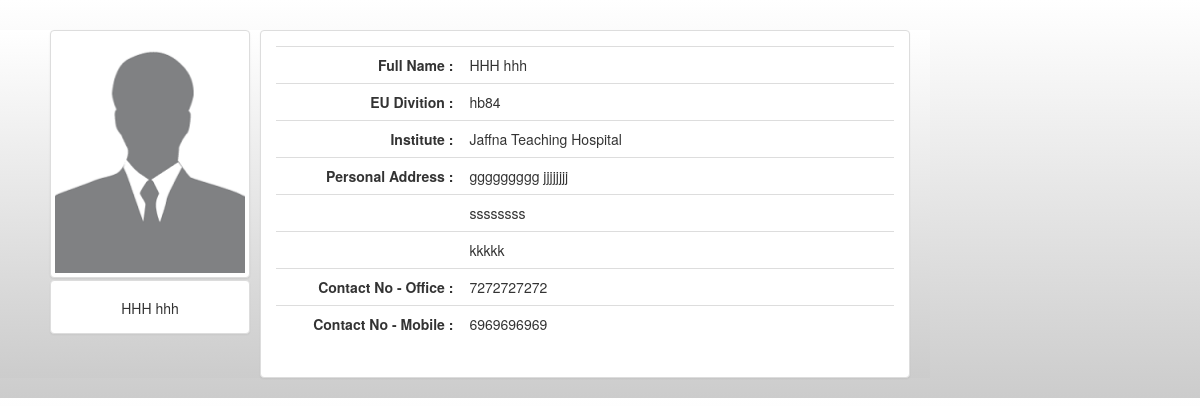
The page /eu/profile.php (signed in) on the database its author committed.
### tables this page shows
CREATE TABLE IF NOT EXISTS `eu` (
  `userId` int(8) NOT NULL,
  `insName` varchar(35) NOT NULL,  
  `firstName` text NOT NULL,
  `lastName` text NOT NULL,
  `euDiv` varchar(8) NOT NULL,
  `addLine1` text NOT NULL,
  `addLine2` text,
  `province` text NOT NULL,
  `district` text NOT NULL,
  `contactNoOffice` text NOT NULL,
  `contactNoMobile` text NOT NULL,
  `institute` text NOT NULL,
  PRIMARY KEY (`euDiv`),
  CONSTRAINT eu_user_id FOREIGN KEY (userId) REFERENCES users(id) ON UPDATE CASCADE,
  CONSTRAINT eu_ins_name FOREIGN KEY (insName) REFERENCES institute(insName) ON UPDATE CASCADE
);

### eu/profile.php (the view, shortened to what this page needs)
<!DOCTYPE html>
<html lang="en">
<head>
    <link href="../bootstrap/css/bootstrap.min.css" rel="stylesheet">
    <link href="../bootstrap/css/bootstrap-theme.min.css" rel="stylesheet">
</head>
<body id="grad">
<div id="grad" style="width: 930px">
    <div style="width: 200px; height: 200px; margin-left: 50px; margin-top: 30px; ">
        <div class="row">
            <div class="col-xs-6 col-md-3" style="width: 100%;">
                <a href="#" class="thumbnail" >
                    <img src="../images/tmp/profile.png" alt="...">
                </a>
            </div>
        </div>
    </div>
    <div style="width: 200px; height: 60px; margin-left: 50px; margin-top: 50px; " >
        <div class="panel panel-default">
            <div class="panel-body">
               <center>
			   <?php
					echo $_SESSION['fullName'];
				?>
			   </center>
            </div>
        </div>
    </div>
    <div style="width: 650px; height: 100%; margin-left: 260px; margin-top: -310px;" >
        <div class="panel panel-default" style="height: 100%;" >
            <div class="panel-body" >
                <table class="table">
					<?php
					include('../login/dbConnect.php');
					$result = $mysqli->query("SELECT * FROM eu WHERE userId = '" .$_SESSION['userId']. "'");
					if ($row = $result->fetch_assoc()) {
						echo '<tr><td align="right" width="30%"><b>Full Name : </b></td><td align="left">'.$row['firstName'].' '.$row['lastName'].'</td></tr>'.
						'<tr><td align="right"><b>EU Divition : </b></td><td align="left">'.$row['euDiv'].'</td></tr>'.
						'<tr><td align="right"><b>Institute : </b></td><td align="left">'.$row['insName'].'</td></tr>'.
						'<tr><td align="right"><b>Personal Address : </b></td><td align="left">'.$row['addLine1'].' '.$row['addLine2'].'</td></tr>'.
						'<tr><td></td><td align="left">'.$row['district'].'</td></tr>'.
						'<tr><td></td><td align="left">'.$row['province'].'</td></tr>'.
						'<tr><td align="right"><b>Contact No - Office : </b></td><td align="left">'.$row['contactNoOffice'].'</td></tr>'.
						'<tr><td align="right"><b>Contact No - Mobile : </b></td><td align="left">'.$row['contactNoMobile'].'</td></tr>';
					}
					?>
                </table>
            </div>
        </div>
    </div>
</div>
</body>
</html>

### eu/profile.php (style rules this page uses)
#grad { background: #ffffff; background: -webkit-linear-gradient(#ffffff, #cccccc); background: -o-linear-gradient(#ffffff, #cccccc); background: -moz-linear-gradient(#ffffff, #cccccc); background: linear-gradient(#ffffff, #cccccc); }

### rows shown on the page
eu: firstName "HHH", lastName "hhh", euDiv "hb84", insName "Jaffna Teaching Hospital", addLine1 "ggggggggg", addLine2 "jjjjjjjj", district "ssssssss", province "kkkkk", contactNoOffice "7272727272", contactNoMobile "6969696969"

### other values the page prints
$_SESSION['fullName'] "HHH hhh"
